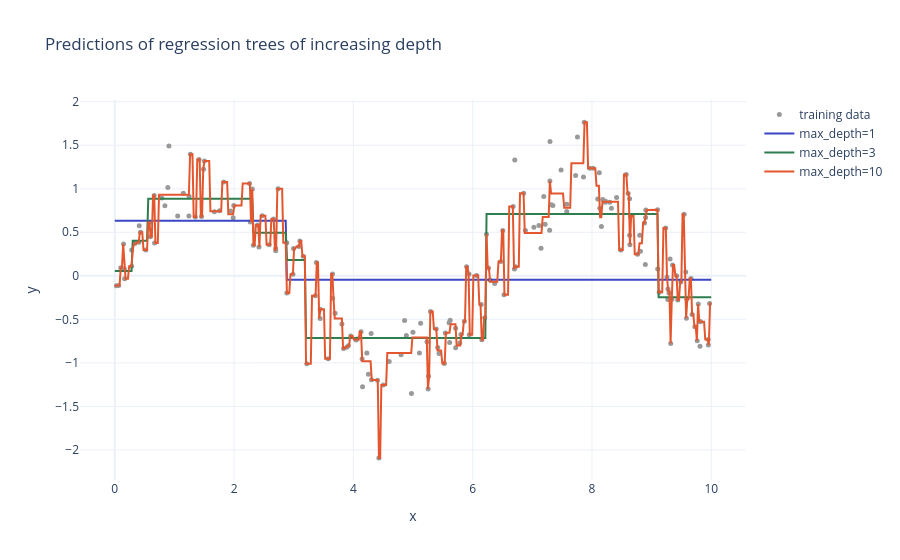

The code cell stored with this chart in its notebook:
### Markdown cell above
#### See it with data 🔬: a regression tree is a staircase

200 noisy points around a sine wave. We fit three regression trees with `max_depth` 1, 3 and 10 and draw their predictions. We also measure the R² on 200 fresh points that the trees have never seen.

### Code cell
rng = np.random.default_rng(0)
x = rng.uniform(0, 10, 200)
y_noisy = np.sin(x) + rng.normal(0, 0.3, 200)
x_new = rng.uniform(0, 10, 200)                       # fresh points, never seen during training
y_new = np.sin(x_new) + rng.normal(0, 0.3, 200)
grid = np.linspace(0, 10, 500).reshape(-1, 1)

fig = go.Figure(go.Scatter(x=x, y=y_noisy, mode="markers", name="training data", marker=dict(color="#999999", size=5)))
for depth, color in zip([1, 3, 10], ["#3B47C4", "#2E7D4F", "#E4572E"]):
    reg = DecisionTreeRegressor(max_depth=depth, random_state=0).fit(x.reshape(-1, 1), y_noisy)
    print(f"max_depth={depth:>2}: {reg.get_n_leaves():>3} leaves, train R² = {reg.score(x.reshape(-1, 1), y_noisy):.2f}, "
          f"test R² = {reg.score(x_new.reshape(-1, 1), y_new):.2f}")
    fig.add_trace(go.Scatter(x=grid.ravel(), y=reg.predict(grid), mode="lines", name=f"max_depth={depth}", line=dict(color=color)))
fig.update_layout(title="Predictions of regression trees of increasing depth", xaxis_title="x", yaxis_title="y")
fig.show()

### Figure 1 — Plotly figure (JSON) as saved in the notebook; plotly's stock layout.template omitted (floating-point values rounded to 4 significant figures; data arrays with more than 128 entries replaced by an {"elided": "..."} marker saying what was removed)
{"data": [{"marker": {"color": "#999999", "size": 5}, "mode": "markers", "name": "training data", "type": "scatter", "x": {"elided": "200 float values"}, "y": {"elided": "200 float values"}}, {"line": {"color": "#3B47C4"}, "mode": "lines", "name": "max_depth=1", "type": "scatter", "x": {"elided": "500 float values"}, "y": {"elided": "500 float values"}}, {"line": {"color": "#2E7D4F"}, "mode": "lines", "name": "max_depth=3", "type": "scatter", "x": {"elided": "500 float values"}, "y": {"elided": "500 float values"}}, {"line": {"color": "#E4572E"}, "mode": "lines", "name": "max_depth=10", "type": "scatter", "x": {"elided": "500 float values"}, "y": {"elided": "500 float values"}}], "layout": {"title": {"text": "Predictions of regression trees of increasing depth"}, "xaxis": {"title": {"text": "x"}}, "yaxis": {"title": {"text": "y"}}}}
